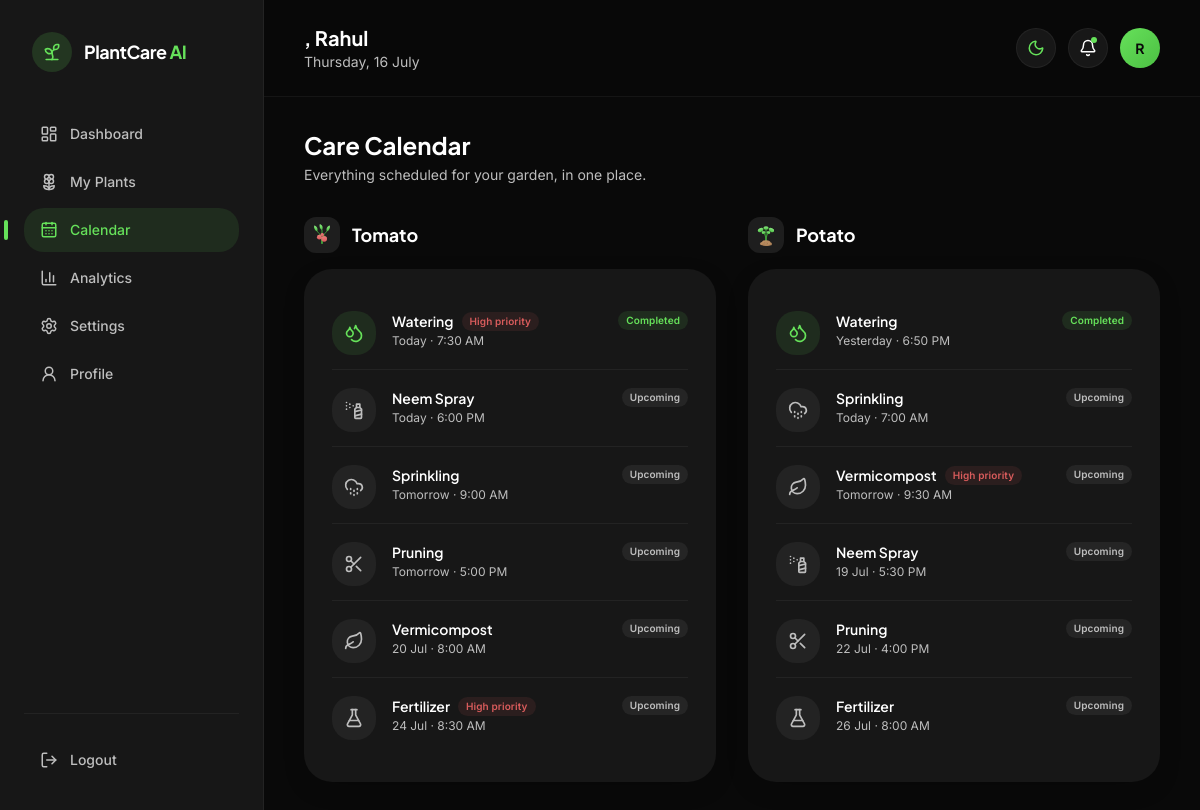
The app's page /calendar (signed in) with its own data.
### models.py (models this page shows)
class User(Base):
    __tablename__ = "users"
    id = Column(Integer, primary_key=True, index=True)
    name = Column(String, nullable=False)
    email = Column(String, unique=True, index=True, nullable=False)
    password_hash = Column(String, nullable=False)
    created_at = Column(DateTime, default=datetime.utcnow)
    plants = relationship("Plant", back_populates="owner", cascade="all, delete-orphan")

class Plant(Base):
    __tablename__ = "plants"
    id = Column(Integer, primary_key=True, index=True)
    owner_id = Column(Integer, ForeignKey("users.id"))
    name = Column(String, nullable=False)
    species = Column(String, nullable=False)          # "Tomato" / "Potato"
    slug = Column(String, nullable=False)              # "tomato" / "potato"
    accent_color = Column(String, nullable=False)       # secondary accent hex
    health_score = Column(Integer, default=90)
    growth_stage = Column(String, default="Flowering")
    location = Column(String, default="Balcony Garden")
    pot_size = Column(String, default="12 inch terracotta")
    age_days = Column(Integer, default=45)
    image_path = Column(String, default="")
    last_watered = Column(String, default="Today, 7:30 AM")
    last_fertilized = Column(String, default="3 days ago")
    last_pruned = Column(String, default="1 week ago")
    last_neem_spray = Column(String, default="5 days ago")
    expected_harvest = Column(String, default="18 days")
    soil_moisture = Column(Integer, default=63)
    temperature = Column(Float, default=28.0)
    humidity = Column(Integer, default=57)
    sunlight_hours = Column(Float, default=6.3)
    is_active = Column(Boolean, default=True)
    owner = relationship("User", back_populates="plants")
    tasks = relationship("CareTask", back_populates="plant", cascade="all, delete-orphan")
    readings = relationship("SensorReading", back_populates="plant", cascade="all, delete-orphan")

class CareTask(Base):
    __tablename__ = "care_tasks"
    id = Column(Integer, primary_key=True, index=True)
    plant_id = Column(Integer, ForeignKey("plants.id"))
    task_type = Column(String, nullable=False)   # Watering, Sprinkling, Neem Spray, Pruning, Vermicompost, Fertilizer
    icon = Column(String, nullable=False)         # lucide icon name
    time_label = Column(String, nullable=False)   # "7:30 AM"
    date_label = Column(String, nullable=False)   # "Today" / "Tomorrow" / "12 Jul"
    status = Column(String, default="upcoming")   # completed / upcoming / missed
    priority = Column(String, default="normal")   # low / normal / high
    plant = relationship("Plant", back_populates="tasks")

### routes/plant_routes.py (the view)
@router.get("/calendar")
def calendar(request: Request, db: Session = Depends(get_db)):
    user = get_current_user(request, db)
    if not user:
        return require_auth_redirect()
    ctx = _base_ctx(request, db, user)
    tasks_by_plant = []
    for plant in ctx["plants"]:
        tasks_by_plant.append({
            "plant": plant,
            "tasks": get_tasks_for_plant(db, plant.id),
        })
    ctx["tasks_by_plant"] = tasks_by_plant
    return templates.TemplateResponse("calendar.html", ctx)

### templates/calendar.html (shortened to what this page needs)
{% extends "base.html" %}
{% block body %}
<div class="flex min-h-screen">
  {% include "partials/sidebar.html" %}
  <div class="flex-1 min-w-0">
    {% include "partials/topbar.html" %}
    <main class="px-6 lg:px-10 py-8 max-w-[1400px] mx-auto">
      <div class="mb-8 animate-fadeUp">
        <h2 class="font-display text-2xl font-bold mb-1">Care Calendar</h2>
        <p class="text-sm text-[#6b7066] dark:text-muted">Everything scheduled for your garden, in one place.</p>
      </div>
      <div class="grid grid-cols-1 lg:grid-cols-2 gap-8">
        {% for group in tasks_by_plant %}
        <div>
          <div class="flex items-center gap-3 mb-4">
            <div class="w-9 h-9 rounded-xl bg-mist dark:bg-ink-raised flex items-center justify-center overflow-hidden">
              <img src="{{ group.plant.image_path }}" class="w-6 h-6 object-contain" />
            </div>
            <h3 class="font-display text-lg font-bold">{{ group.plant.name }}</h3>
          </div>
          <div class="card bg-white dark:bg-ink-card shadow-card dark:shadow-soft rounded-3xl p-6 sm:p-7 animate-fadeUp">
            <div class="space-y-1">
              {% for t in group.tasks %}
              <div class="flex items-start gap-4 py-3.5 {% if not loop.last %}border-b border-black/5 dark:border-white/5{% endif %}">
                <div class="w-11 h-11 rounded-2xl flex items-center justify-center shrink-0
                            {% if t.status == 'completed' %}bg-leaf/10{% else %}bg-black/[0.04] dark:bg-white/[0.05]{% endif %}">
                  <i data-lucide="{{ t.icon }}" class="w-5 h-5 {% if t.status == 'completed' %}text-leaf{% else %}text-[#8a8f83] dark:text-muted{% endif %}"></i>
                </div>
                <div class="min-w-0 flex-1">
                  <div class="flex items-center gap-2 flex-wrap">
                    <p class="font-display font-semibold text-sm">{{ t.task_type }}</p>
                    {% if t.priority == 'high' %}
                    <span class="chip bg-tomato/10 text-tomato text-[10px] py-0.5 px-2">High priority</span>
                    {% endif %}
                  </div>
                  <p class="text-xs text-[#8a8f83] dark:text-muted mt-0.5">{{ t.date_label }} · {{ t.time_label }}</p>
                </div>
                <span class="chip text-[10px] py-0.5 px-2 shrink-0
                  {% if t.status == 'completed' %}bg-leaf/10 text-leaf{% else %}bg-black/[0.04] dark:bg-white/[0.06] text-[#8a8f83] dark:text-muted{% endif %}">
                  {{ t.status | capitalize }}
                </span>
              </div>
              {% endfor %}
            </div>
          </div>
        </div>
        {% endfor %}
      </div>
    </main>
  </div>
</div>
{% endblock %}

### templates/partials/topbar.html (shortened to what this page needs)
<header class="flex items-center justify-between gap-4 px-6 lg:px-10 py-6 sticky top-0 z-20
  bg-mist/80 dark:bg-ink/80 backdrop-blur-xl border-b border-black/5 dark:border-white/5">
  <div class="flex items-center gap-3">
    <div>
      <h1 class="font-display text-lg sm:text-xl font-bold text-[#101312] dark:text-white leading-tight">
        {{ greeting }}, {{ user.name }}
      </h1>
      <p class="text-xs sm:text-sm text-[#6b7066] dark:text-muted">{{ today }}</p>
    </div>
  </div>
  <div class="flex items-center gap-2 sm:gap-3">
    <button @click="toggle()" title="Toggle theme"
      class="w-10 h-10 rounded-2xl flex items-center justify-center bg-white dark:bg-ink-card
             border border-black/5 dark:border-white/5 hover:border-leaf/40 transition-colors">
      <i data-lucide="moon" class="w-[18px] h-[18px] text-leaf" x-show="dark" x-cloak></i>
    </button>
    <button title="Notifications"
      class="relative w-10 h-10 rounded-2xl flex items-center justify-center bg-white dark:bg-ink-card
             border border-black/5 dark:border-white/5 hover:border-leaf/40 transition-colors">
      <i data-lucide="bell" class="w-[18px] h-[18px] text-[#101312] dark:text-white"></i>
      <span class="absolute top-2 right-2.5 w-1.5 h-1.5 rounded-full bg-leaf"></span>
    </button>
    <div class="w-10 h-10 rounded-2xl bg-gradient-to-br from-leaf to-leaf-deep flex items-center justify-center
                font-display font-bold text-ink text-sm shrink-0">
      {{ user.name[0] | upper }}
    </div>
  </div>
</header>

### static/css/style.css (style rules this page uses)
:root { --accent-secondary: #66E15A; }
* { scrollbar-width: thin; scrollbar-color: rgba(102, 225, 90, 0.35) transparent; }
html { scroll-behavior: smooth; }
.card { border-radius: 28px; transition: transform 0.35s cubic-bezier(.16,1,.3,1), box-shadow 0.35s ease, border-color 0.35s ease; }
.chip { display: inline-flex; align-items: center; gap: 6px; padding: 4px 12px; border-radius: 999px; font-size: 12px; font-weight: 600; letter-spacing: 0.01em; }

### records on screen
User: name "Rahul", name "R"
Plant: plant.image_path (picture), plant.name "Tomato"
CareTask: task_type "Watering", priority "High priority", date_label "Today", time_label "7:30 AM", status "Completed"
CareTask: task_type "Neem Spray", date_label "Today", time_label "6:00 PM", status "Upcoming"
CareTask: task_type "Sprinkling", date_label "Tomorrow", time_label "9:00 AM", status "Upcoming"
CareTask: task_type "Pruning", date_label "Tomorrow", time_label "5:00 PM", status "Upcoming"
CareTask: task_type "Vermicompost", date_label "20 Jul", time_label "8:00 AM", status "Upcoming"
CareTask: task_type "Fertilizer", priority "High priority", date_label "24 Jul", time_label "8:30 AM", status "Upcoming"
Plant: plant.image_path (picture), plant.name "Potato"
CareTask: task_type "Watering", date_label "Yesterday", time_label "6:50 PM", status "Completed"
CareTask: task_type "Sprinkling", date_label "Today", time_label "7:00 AM", status "Upcoming"
CareTask: task_type "Vermicompost", priority "High priority", date_label "Tomorrow", time_label "9:30 AM", status "Upcoming"
CareTask: task_type "Neem Spray", date_label "19 Jul", time_label "5:30 PM", status "Upcoming"
CareTask: task_type "Pruning", date_label "22 Jul", time_label "4:00 PM", status "Upcoming"
CareTask: task_type "Fertilizer", date_label "26 Jul", time_label "8:00 AM", status "Upcoming"

### other values on screen
{{ label }} "Dashboard" "My Plants" "Calendar" "Analytics" "Settings" "Profile"
{{ today }} "Thursday, 16 July"
